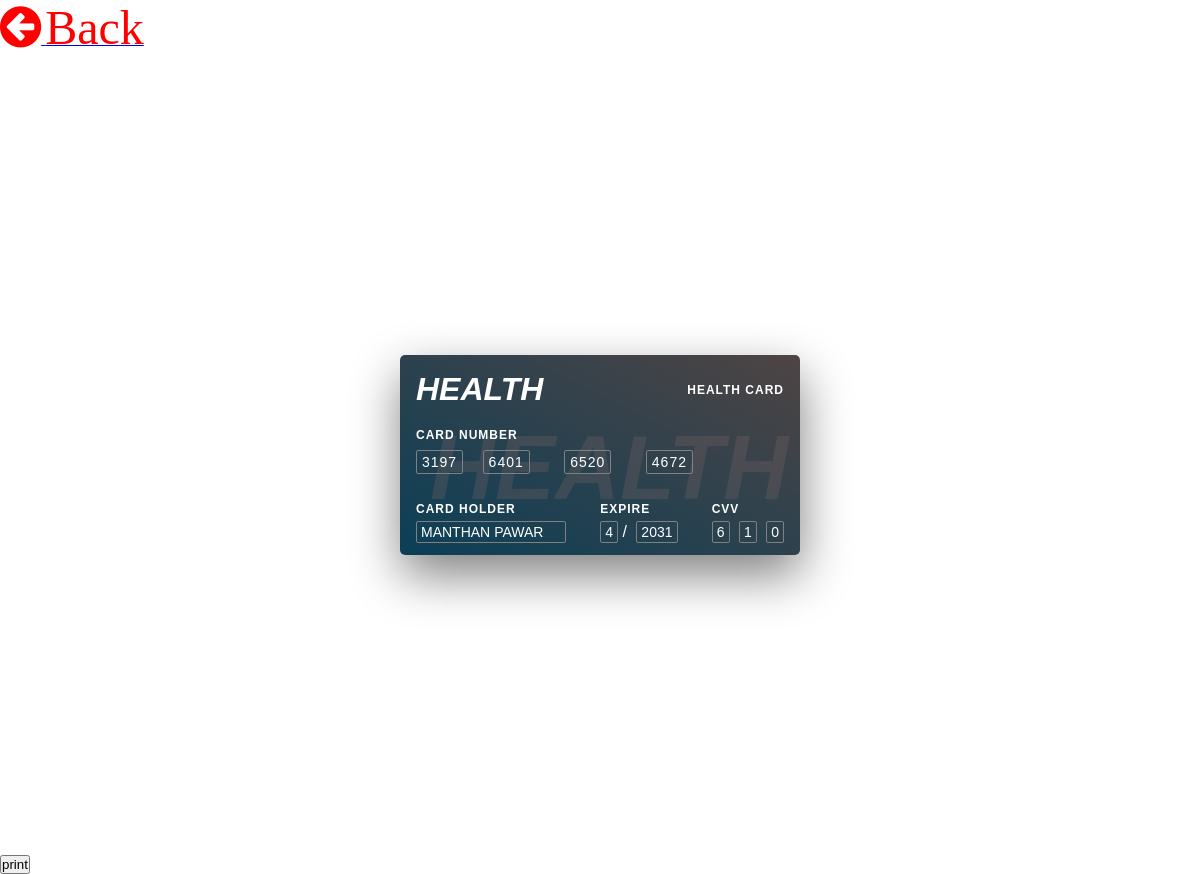
The app's page /health_card (signed in) with its own data.
### health/models.py (models this page shows, shortened)
class Patient(models.Model):
    user = models.ForeignKey(User,on_delete=models.CASCADE,null=True)
    blood_group = models.CharField(max_length=10,choices=blood_group,null=True)
    health_uid = models.CharField(max_length=16,null=True)
    ex_year= models.CharField(max_length=10,null=True)
    ex_month= models.CharField(max_length=10,null=True)
    cvv = models.CharField(max_length=10,null=True)
    mobile = models.CharField(max_length=10,null=True)
    address = models.CharField(max_length=100,null=True)
    card_status = models.CharField(max_length=100,null=True)
    dob = models.DateField(null=True)
    image = models.FileField(null=True)

### health/views.py (the view, shortened to what this page needs)
# urls.py: path('health_card',health_card,name="health_card"),
def health_card(request):
    data=Patient.objects.get(user = request.user)
    first = data.health_uid[:4]
    second = data.health_uid[4:8]
    third = data.health_uid[8:12]
    fourth = data.health_uid[12:16]
    d={'data':data,'first':first,'second':second,'third':third,'fourth':fourth}
    return render(request,'patient/health_card.html',d)

### health/templates/patient/health_card.html (shortened to what this page needs)
<html lang="en">
<head>
</head>
<link rel="stylesheet" href="https://cdnjs.cloudflare.com/ajax/libs/font-awesome/4.7.0/css/font-awesome.min.css">
<body>
<a href="{% url 'patient_dashboard' %}" ><i class="fa fa-arrow-circle-left" style="font-size:48px;color:red"></i> <span style="font-size:48px;color:red"">Back</span></a>
    <div class="container">
        <div class="card print-container">
             <h3><i>health</i></h3>
            <div class="top">
                <h1><i>health</i></h1>
                <h2>Health Card</h2>
            </div>
            <div class="mid">
                <h2>card number</h2>
                <div class="card-number">
                    <span>{{first}}</span>
                    <span>{{second}}</span>
                    <span>{{third}}</span>
                    <span>{{fourth}}</span>
                </div>
            </div>
            <div class="bottom">
                <div class="card-holder">
                    <h2>card holder</h2>
                    <span>{{data.user.first_name}} {{data.user.last_name}}</span>
                </div>
                <div class="express">
                    <h2>expire</h2>
                    <span>{{data.ex_month}}</span> /
                    <span>{{data.ex_year}}</span>
                </div>
                <div class="cvv">
                    <h2>cvv</h2>
                    <span>{{data.cvv.0}}</span>
                    <span>{{data.cvv.1}}</span>
                    <span>{{data.cvv.2}}</span>
                </div>
            </div>
        </div>
    </div>
<button onclick="window.print();">print</button>
</body>
</html>

### health/templates/patient/health_card.html (style rules this page uses)
* { margin: 0; padding: 0; box-sizing: border-box; }
.container { width: 100vw; height: 100vh; display: flex; justify-content: center; align-items: center; font-family: sans-serif; font-weight: 100; color: white; }
.card { width: 400px; height: 200px; position: relative; background: linear-gradient(to top right, rgb(11,63,87), rgb(78,68,68)); box-shadow: 1px 20px 50px grey; border-radius: 5px; padding: 1em; z-index: 2; }
.card .top { display: flex; justify-content: space-between; align-items: center; }
h1 { font-size: 32px; text-transform: uppercase; }
h2 { font-size: 12px; text-transform: uppercase; letter-spacing: 1px; }
h3 { position: absolute; bottom: 35px; left: 30px; font-size: 90px; text-transform: uppercase; color: rgb(120,101,101); opacity: 0.3; z-index: -4; }
.card .mid { display: flex; flex-direction: column; margin-top: 20px; }
.card .mid .card-number span { border: 1px solid grey; padding: 3px 5px; display: inline-block; font-size: 14px; letter-spacing: 1px; border-radius: 2px; }
.card-number span + span { margin: 8px 15px; }
.card .bottom { display: flex; justify-content: space-between; align-items: center; margin-top: 20px; }
.card .bottom span { display: inline-block; border: 1px solid grey; padding: 2px 4px; border-radius: 2px; font-size: 14px; margin-top: 5px; text-transform: uppercase; }
.card .bottom .card-holder span { width: 150px; height: 22px; }
.bottom span + span { margin-left: 5px; }

### records on screen
Patient: user.first_name "MANTHAN", user.last_name "PAWAR", ex_month "4", ex_year "2031", cvv.0 "6", cvv.1 "1", cvv.2 "0"

### other values on screen
{{ first }} "3197"
{{ second }} "6401"
{{ third }} "6520"
{{ fourth }} "4672"
